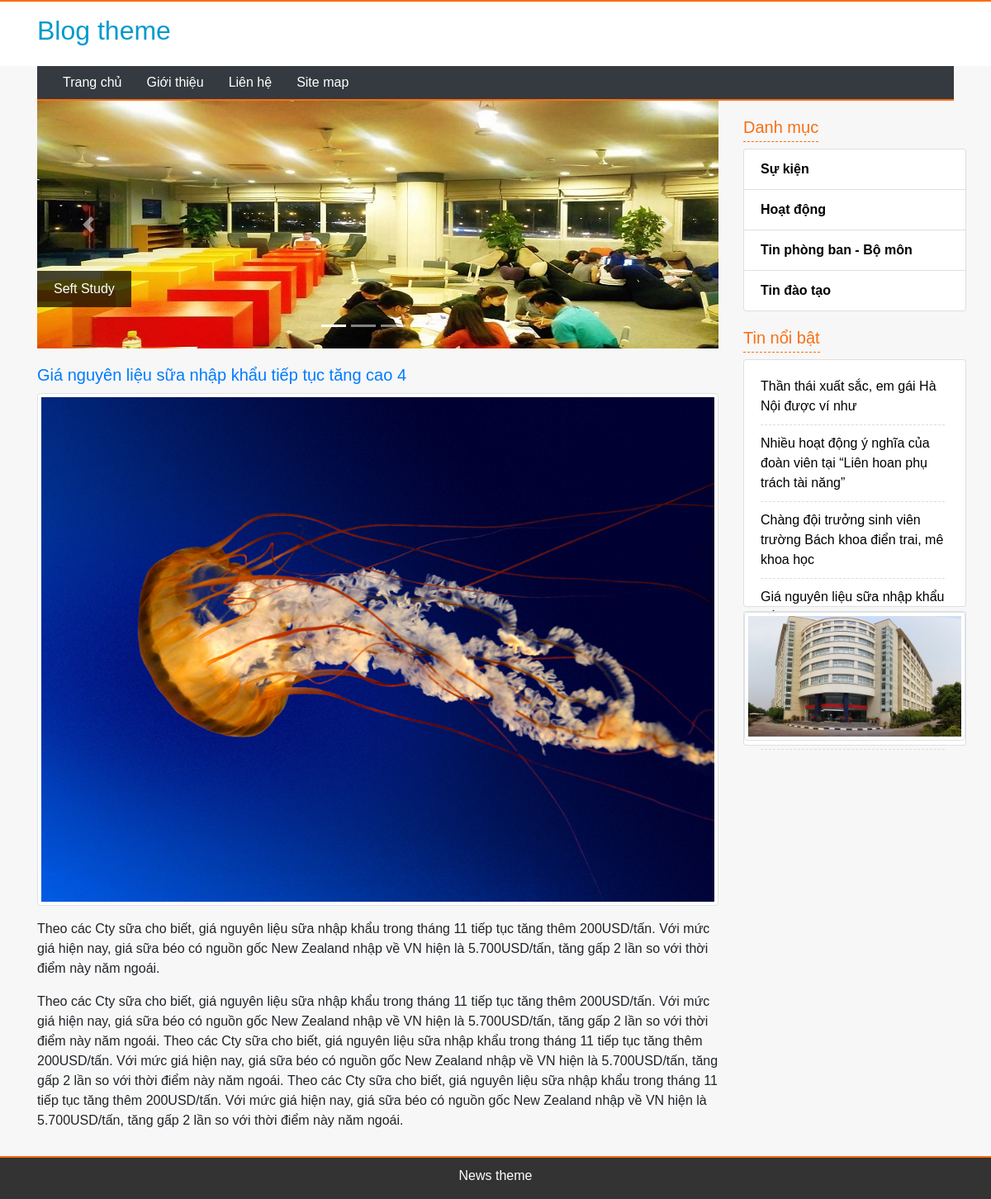
The app's page /index.php?controller=news_detail&id=6 with its own data.
### tables this page shows
CREATE TABLE `tbl_slide` (
  `pk_slide_id` int(11) NOT NULL,
  `c_name` varchar(500) NOT NULL,
  `c_img` varchar(500) NOT NULL
);

CREATE TABLE `tbl_news` (
  `pk_news_id` int(11) NOT NULL,
  `fk_category_news_id` int(11) NOT NULL DEFAULT '0',
  `c_name` varchar(500) NOT NULL,
  `c_description` varchar(20000) NOT NULL,
  `c_content` text NOT NULL,
  `c_img` varchar(500) NOT NULL,
  `c_hotnews` int(11) NOT NULL DEFAULT '0'
);

CREATE TABLE `tbl_category_news` (
  `pk_category_news_id` int(11) NOT NULL,
  `c_name` varchar(500) NOT NULL
);

### controller/frontend/controller_slide.php (called while the page is built, shortened)
<?php
	class controller_slide{
		public function __construct(){
			$this->model = new model();
			include "view/frontend/view_slide.php";
		}
	}
	new controller_slide();
 ?>

### index.php (called while the page is built, shortened)
<?php
	include "config.php";
	include "model/model.php";
	include "view/frontend/master.php";
 ?>

### model/model.php (called while the page is built, shortened)
<?php
	class model{
		public function get_all($sql){
			global $db;
			$result = mysqli_query($db,$sql);
			$arr = array();
			while($rows = mysqli_fetch_object($result))
				$arr[] = $rows;
			return $arr;
		}
		public function get_a_record($sql){
			global $db;
			$result = mysqli_query($db,$sql);
			$rows = mysqli_fetch_object($result);
			return $rows;
		}
	}
 ?>

### controller/frontend/controller_news_detail.php (called while the page is built, shortened)
<?php
	class controller_news_detail{
		public function __construct(){
			$this->model = new model();
			include "view/frontend/view_news_detail.php";
		}
	}
	new controller_news_detail();
 ?>

### controller/frontend/controller_inc_category.php (called while the page is built, shortened)
<?php
	class controller_inc_category{
		public function __construct(){
			$this->model = new model();
			include "view/frontend/view_inc_category.php";
		}
	}
	new controller_inc_category();
 ?>

### controller/frontend/controller_hotnews.php (called while the page is built, shortened)
<?php
	class controller_hotnews{
		public function __construct(){
			$this->model = new model();
			include "view/frontend/view_hotnews.php";
		}
	}
	new controller_hotnews();
 ?>

### view/frontend/view_slide.php (the view)
<?php
    $slide = $this->model->get_all("select * from tbl_slide order by pk_slide_id desc");
    $n = 0;
 ?>
<div id="slideshow" class="carousel slide" data-ride="carousel">
        <ul class="carousel-indicators">
        <?php foreach($slide as $rows): ?>
          <li data-target="#slideshow" data-slide-to="<?php echo $n; ?>" <?php if($n == 0): ?> class="active" <?php endif; ?> ></li>
        <?php
            $n++;
          endforeach;
         ?>
        </ul>
        <div class="carousel-inner">
        <?php
            $n = 0;
            foreach($slide as $rows):
         ?>
          <div class="carousel-item <?php if($n==0): ?> active<?php endif; ?>"> <img src="public/upload/slide/<?php echo $rows->c_img; ?>" alt="<?php echo $rows->c_name; ?>">
            <div class="carousel-text"><a href="#"><?php echo $rows->c_name; ?></a></div>
          </div>
          <?php
              $n++;
            endforeach;
           ?>
        </div>
        <a class="carousel-control-prev" href="#slideshow" data-slide="prev"> <span class="carousel-control-prev-icon"></span> </a> <a class="carousel-control-next" href="#slideshow" data-slide="next"> <span class="carousel-control-next-icon"></span> </a> </div>

### view/frontend/view_news_detail.php
<?php
  $id = isset($_GET["id"]) ? $_GET["id"]:0;
  if($id > 0):
 ?>
 <?php
  $record = $this->model->get_a_record("select * from tbl_news where pk_news_id=$id");
  ?>
<div class="row" style="margin-top: 20px;">
        <div class="col-md-12 col-sm-12">
          <div><a href="#">
            <h5><?php echo $record->c_name; ?></h5>
            </a></div>
          <article class="news">
            <figure> <img class="img-thumbnail text-center" src="public/upload/news/<?php echo $record->c_img; ?>"> </figure>
            <p><?php echo $record->c_description; ?></p>
            <p><?php echo $record->c_content; ?></p>
          </article>
        </div>
      </div>
<?php endif; ?>

### view/frontend/view_inc_category.php
<h5 class="box-right-title">Danh mục</h5>
        <div class="card">
          <ul class="list-group list-group-flush category-box">
        <?php
        	$category = $this->model->get_all("select * from tbl_category_news order by pk_category_news_id desc");
        	foreach($category as $rows):
         ?>
            <li class="list-group-item"><a href="index.php?controller=news_category&id=<?php echo $rows->pk_category_news_id; ?>"><?php echo $rows->c_name; ?></a></li>
        <?php endforeach; ?>
          </ul>
        </div>

### view/frontend/view_hotnews.php
<h5 class="box-right-title">Tin nổi bật</h5>
        <div class="card" style="margin-top: 20px; height: 300px; margin-top:0px;">
          <div class="card-body">
            <marquee behavior="scroll" direction="up" onMouseOver="this.setAttribute('scrollamount', 0, 0);this.stop();" OnMouseOut="this.setAttribute('scrollamount', 2, 0);this.start();" height="250px" scrollamount="2">
            <ul class="hot-news" style="padding:0px; margin:0px; list-style: none;">
            <?php
                $news = $this->model->get_all("select * from tbl_news where c_hotnews=1 order by pk_news_id desc");
                foreach($news as $rows):
             ?>
              <li><a href="index.php?controller=news_detail&id=<?php echo $rows->pk_news_id; ?>"><?php echo $rows->c_name; ?></a>
                <div class="dotted"></div>
              </li>
            <?php endforeach; ?>
            </ul>
            </marquee>
          </div>
        </div>

### public/frontend/css/style.css (style rules this page uses)
body { background-color:#f7f7f7; font-family: 'Cabin', sans-serif; }
article.news { margin:10px 0px; }
article.news figure { position: relative; }
.dotted { border:1px dashed #dddddd; border-top-width: 0px; margin-top: 10px; margin-bottom: 10px; width: 98% }
#slideshow { height: 300px; margin-bottom: 20px; overflow: hidden }
.category-box { font-weight: bold; }
.category-box a { color:black; }
.hot-news a { color:black; }
.carousel-item { position:relative; }
.carousel-text { position:absolute; bottom:50px; background-color:rgba(0,0,0,0.7); padding-top: 10px; padding-bottom:10px; }
.carousel-text a { margin-left: 20px; margin-right:20px; color:white; }
.box-right-title { margin-top: 20px; color:#fa6e13; border-bottom:1px dashed #fa6e13; padding-bottom: 5px; display: inline-block; }

### records on screen
tbl_slide: c_img (picture), c_name "Seft Study"
tbl_news: c_name "Giá nguyên liệu sữa nhập khẩu tiếp tục tăng cao 4", c_img (picture), c_description "Theo các Cty sữa cho biết, giá nguyên liệu sữa nhập khẩu trong tháng 11 tiếp tục tăng thêm 200USD/tấn. Với mức giá hiện nay, giá sữa béo có nguồn gốc New Zealand nhập về VN hiện là 5.700USD/tấn, tăng gấp 2 lần so với thời điểm này năm ngoái.", c_content "Theo các Cty sữa cho biết, giá nguyên liệu sữa nhập khẩu trong tháng 11 tiếp tục tăng thêm 200USD/tấn. Với mức giá hiện nay, giá sữa béo có nguồn gốc New Zealand nhập về VN hiện là 5.700USD/tấn, tăng gấp 2 lần so với thời điểm này năm ngoái. Theo các Cty sữa cho biết, giá nguyên liệu sữa nhập khẩu trong tháng 11 tiếp tục tăng thêm 200USD/tấn. Với mức giá hiện nay, giá sữa béo có nguồn gốc New Zealand nhập về VN hiện là 5.700USD/tấn, tăng gấp 2 lần so với thời điểm này năm ngoái. Theo các Cty sữa cho biết, giá nguyên liệu sữa nhập khẩu trong tháng 11 tiếp tục tăng thêm 200USD/tấn. Với mức giá hiện nay, giá sữa béo có nguồn gốc New Zealand nhập về VN hiện là 5.700USD/tấn, tăng gấp 2 lần so…", c_name "Giá nguyên liệu sữa nhập khẩu…"
tbl_category_news: c_name "Sự kiện"
tbl_category_news: c_name "Hoạt động"
tbl_category_news: c_name "Tin phòng ban - Bộ môn"
tbl_category_news: c_name "Tin đào tạo"
tbl_news: c_name "Thần thái xuất sắc, em gái Hà Nội được ví như"
tbl_news: c_name "Nhiều hoạt động ý nghĩa của đoàn viên tại “Liên hoan phụ trách tài năng”"
tbl_news: c_name "Chàng đội trưởng sinh viên trường Bách khoa điển trai, mê khoa học"
